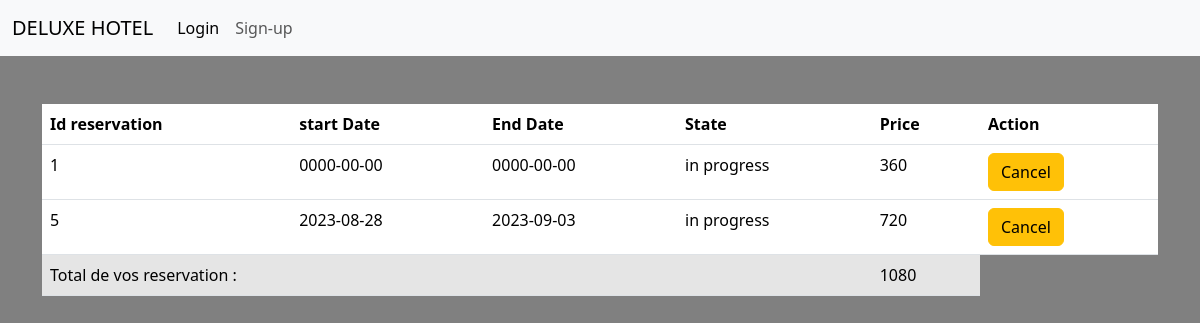
/hotel/user_home.php (signed in), run on the app's committed database.
### tables this page shows
CREATE TABLE `bookings` (
  `id_booking` int(11) NOT NULL,
  `booking_start_date` date NOT NULL,
  `booking_end_date` date NOT NULL,
  `user_id` int(11) NOT NULL,
  `room_id` int(11) NOT NULL,
  `booking_price` double NOT NULL,
  `booking_state` enum('end','cancel','in progress') NOT NULL
);

### hotel/model/functions.php (called while the page is built, shortened)
<?php
function userBookList($idUser){
    $db = dbConnexion();
    $request = $db->prepare("SELECT * FROM bookings WHERE user_id = ? AND booking_state = ?");
    $userBookList = null;
    try{
        $request->execute(array($idUser, "in progress"));
        $userBookList = $request->fetchAll(PDO::FETCH_ASSOC);
    }catch(PDOException $e){
        $e->getMessage();
    }
    return $userBookList;
}

### hotel/user_home.php (the view, shortened to what this page needs)
<?php
include_once "./model/functions.php";
include_once "./inc/header.php";
$userBookList = userBookList($_SESSION['id_user']);
$price = 0;
?>
    <div class="container">
      <table class="table">
            <thead>
                  <tr>
                        <th>Id reservation</th>
                        <th>start Date</th>
                        <th>End Date</th>
                        <th>State</th>
                        <th>Price</th>
                        <th>Action</th>
                  </tr>
            </thead>
            <tbody>
                  <?php foreach($userBookList as $book){ $price += $book['booking_price'];?>
                        <tr>
                              <td><?= $book['id_booking']; ?></td>
                              <td><?= $book['booking_start_date']; ?></td>
                              <td><?= $book['booking_end_date']; ?></td>
                              <td><?= $book['booking_state']; ?></td>
                              <td><?= $book['booking_price']; ?></td>
                              <td><a href="./model/db_booking.php?idbook=<?php echo $book['id_booking']; ?>" class="btn btn-warning">Cancel</a></td>
                        </tr>
                    <?php } ?>
                </tbody>
                <tfoot>
                    <tr class="table-active">
                        <td colspan="4">Total de vos reservation : </td>
                        <td><?= $price; ?></td>
                    </tr>
                </tfoot>
            </table>
</div>
<?php include_once "./inc/footer.php"?>

### data on the page
bookings: id_booking "1", booking_start_date "0000-00-00", booking_end_date "0000-00-00", booking_state "in progress", booking_price "360"
bookings: id_booking "5", booking_start_date "2023-08-28", booking_end_date "2023-09-03", booking_state "in progress", booking_price "720"

### other printed values
$price "1080"
